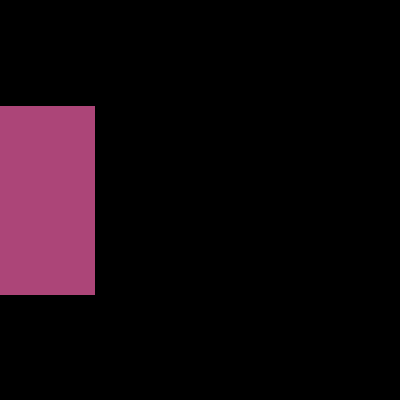
Frame 1 (no input)
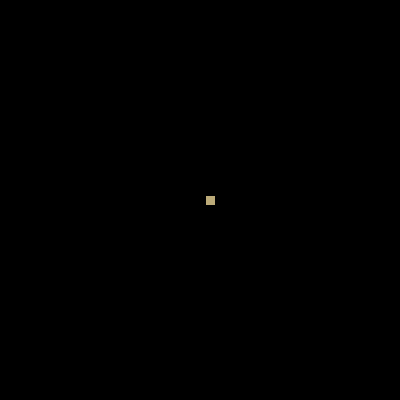
Frame 60 (the mouse pressed at the canvas centre just before this capture)
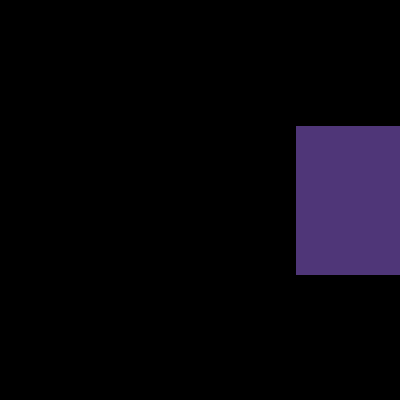
Frame 120 (the mouse held since frame 60 and released just before this capture)

The Processing sketch that drew these frames (run headless with seeded random() and noise(); from frame 60 on, the mouse is pressed at the canvas centre):

// Processing sketch: processing_133637
// ── processing_133637.pde

int a=200;
void setup(){
  size(400,400);}
int x=0;
int speed=10;
void draw(){
  background(0);
  frameRate(30);
 float r=random (400);
float m=random (400);
fill(r/1.5,m/1.5,120);
if (x<=200)
{a=a-10;}
if(x>=200){a=a+10;}
rectMode(CENTER);
  rect(x,200,a,a);
  x=x+speed;
  if((x<0)||(x>=400)){
    speed=speed*-1;}
    if((x<=0)||(x>=400))
    a=a*-1;}
   
